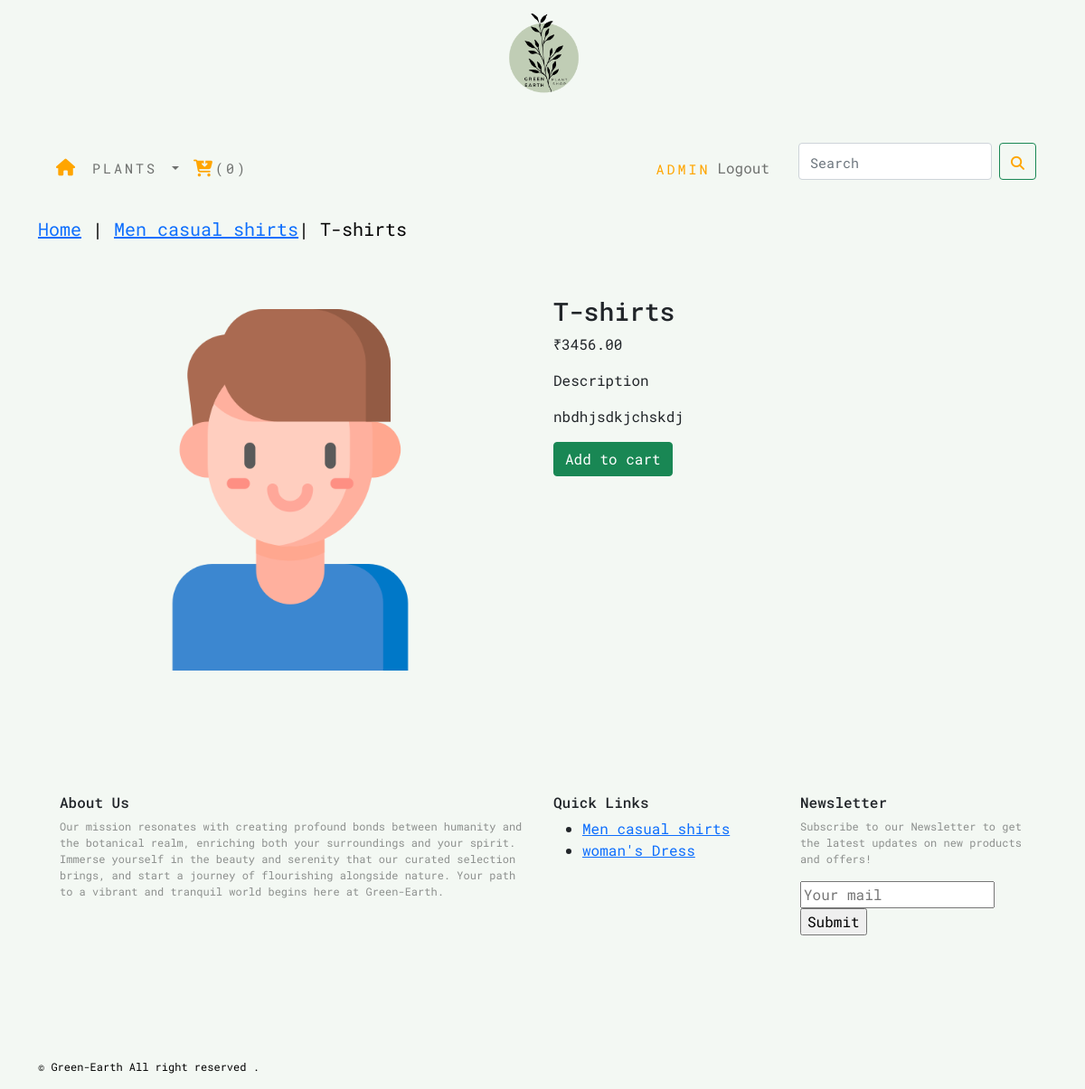
Screenshot of /shop/men-casual-shirts/t-shirts/ (signed in) with the database file from the repository.
### shop/models.py (models this page shows, shortened)
class Products(models.Model):
    name=models.CharField(max_length=250,unique=True)
    slug=models.SlugField(max_length=250,unique=True)
    description=models.TextField(blank=True)
    price=models.DecimalField(max_digits=10,decimal_places=2)
    category=models.ForeignKey(Category,on_delete=models.CASCADE)
    image=models.ImageField(upload_to='product',blank=True)
    stock=models.IntegerField()
    available=models.BooleanField(default=True)
    created=models.DateTimeField(auto_now_add=True)
    updated=models.DateField(auto_now=True)
    class Meta:
        ordering = ('name',)
        verbose_name = 'product'
        verbose_name_plural = 'products'

class Category(models.Model):
    name=models.CharField(max_length=250,unique=True)
    slug=models.SlugField(max_length=250,unique=True)
    description=models.TextField()
    image=models.ImageField(upload_to='category',blank=True)
    class Meta:
        ordering=('name',)
        verbose_name='category'
        verbose_name_plural='categories'
    def get_url(self):
        return reverse('shop:product_by_category',args=[self.slug])
    def __str__(self):
        return '{}'.format(self.name)

### shop/views.py (the view)
# urls.py: path('<slug:c_slug>/<slug:product_slug>/', views.prodDetail, name='prodcatDetail'),
def prodDetail(request,c_slug,product_slug):
    try:
        product=Products.objects.get(category__slug=c_slug,slug=product_slug)
    except Exception as e:
        raise e
    return render(request,'product.html',{'product':product})

### cart/context_processors.py (called while the page is built)
def counter(request):
    item_count=0
    if 'admin' in request.path:
        return {}
    else:
        try:
            cart=Cart.objects.filter(cart_id=_cart_id(request))
            cart_items=CartItem.objects.all().filter(cart=cart[:1])
            for cart_item in cart_items:
                item_count += cart_item.quantity
        except Cart.DoesNotExist:
            item_count=0
    return dict(item_count=item_count)

### cart/views.py (called while the page is built)
def _cart_id(request):
    cart=request.session.session_key
    if not cart:
        cart=request.session.create()
    return cart

### shop/context_processors.py (called while the page is built)
def menu_links(request):
    links=Category.objects.all()
    return dict(links=links)

### template/product.html (shortened to what this page needs)
{% extends 'base.html' %}
{% load static %}
{% block content %}
<div class="row custom_product">
    <div class="mx-auto">
        <p><a href="{% url 'shop:allProdCat' %}">Home</a> | <a href="{{product.category.get_url}}">{{product.category}}</a>| {{product.name}} </p>
    </div>
</div>
<div class="container"><br>
    <div class="row">
        <div class="col-12 col-sm-12 col-md-12 col-lg-6  text-center" style= padding-top:14px;">
            <div style="min-width:18rem;">
                <img src="{{product.image.url}}" alt="{{product.name}}" style="height:400px;">
            </div>
         </div>
        <div class="col-12 col-sm-12 col-md-12 col-lg-6 " style="padding-bottom:25px;">
            <div>
                <h3>{{product.name}}</h3>
                <p>₹{{product.price}}</p>
                <p>Description</p>
                <p class="text-justify">{{product.description}}</p>
                {% if product.stock <= 0 %}
                    <p><b>Out of stock </b></p>
                {% else %}
                    <a href="{% url 'cart:add_cart' product.id%}" class="btn btn-success">Add to cart</a>
                {% endif %}
            </div>
        </div>
    </div>
</div>
{% endblock %}

### template/navbar.html (shortened to what this page needs)
<nav class="navbar navbar-expand-lg navbar-light " >
  <div class="container-fluid">
    <div class="collapse navbar-collapse" id="navbarSupportedContent">
      <ul class="navbar-nav me-auto mb-2 mb-lg-0">
        <li class="nav-item">
          <a class="nav-link" href="{% url 'shop:allProdCat' %}"><i class="fa fa-home fa-lg custom_icon" aria-hidden="true"></i></a>
        </li>
        <li class="nav-item dropdown {% if 'shop' in request.path %} active{% endif %}" >
          <a class="nav-link dropdown-toggle" href="#" id="navbarDropdown" role="button" data-bs-toggle="dropdown" aria-expanded="false">
            Plants
          </a>
        </li>
        {% if item_count >= 0 %}
        <li class="nav-item">
          <a class="nav-link" href="{% url 'cart:cart_detail' %}" ><i class="fa fa-cart-arrow-down fa-lg custom_icon" aria-hidden="true"></i>({{item_count}})</a>
        </li>
        {% endif %}
      </ul>
      <ul class="navbar-nav me-4 mb-2 mb-lg-0" >
        {% if user.is_authenticated %}
        <li class="nav-item custom_icon space">{{user.username}}</li>
        <li><a href="logout" class="nav-link">Logout</a></li>
        {% else %}
        <li class="nav-item space"><a href="register" class="nav-link"><i class="fa fa-user fa-lg custom_icon" aria-hidden="true"></i></a></li>
        <li class="nav-item space" ><a href="login" class="nav-link">Login</a></li>
        {% endif %}
      </ul>
      <form class="d-flex" action="{% url 'search:SearchResult' %}" method="get">
        <input class="form-control me-2  custom_icon" type="search" placeholder="Search" name="q" aria-label="Search">
        <button class="btn btn-outline-success custom_icon" type="submit"><i class="fa fa-search " aria-hidden="true"></i></button>
      </form>
    </div>
  </div>
</nav>

### template/footer.html
<footer class="footer navbar-fixed-bottom ">
    <div class="container">
      <div class="row mx-auto">
        <div class="col-6"><h6>About Us</h6>
          <p>Our mission resonates with creating profound bonds between humanity and the botanical realm, enriching both your surroundings and your spirit. Immerse yourself in the beauty and serenity that our curated selection brings, and start a journey of flourishing alongside nature. Your path to a vibrant and tranquil world begins here at Green-Earth.</p>
        </div>
        <div class="col" ><h6>Quick Links</h6>
           <ul> {% for cat in links %}
            <li><a href="{{cat.get_url}}">{{cat.name}}</a></li>
               {% endfor %}
           </ul>
        </div>
         <div class="col" ><h6>Newsletter</h6>
           <p>Subscribe to our Newsletter to get the latest updates on new products and offers!</p>
           <input type="text" placeholder="Your mail">
           <input type="submit">
         </div>
        </div>
      </div>
      <div class="footer navbar-fixed-bottom  custom_footer" >
  <p>
    &copy; Green-Earth All right reserved .
  </p>
</div>
</footer>

### static/css/custom.css (style rules this page uses)
body { font-family: 'Roboto Mono', monospace; background-color:rgb(208, 248, 204 ); }
.nav-item { letter-spacing:0.2em; font-size:15px; text-transform: uppercase; }
.custom_icon { padding-top:10px; }
.custom_product { padding-top:15px; padding-bottom:20px; }
.custom_product .mx-auto { font-size:20px; text-decoration:none; color:black; }
.custom_icon { padding-top:10px; color:orange; font-size:15px; }
.footer { display: block; position: relative; padding-top: 136px; height:auto; width:100%; }
.footer p { font-size:12px; color:rgb(140, 143, 141); }
.custom_footer p { color:black; }

### rows the page displays
Products: category "Men casual shirts", name "T-shirts", image (picture), price "3456.00", description "nbdhjsdkjchskdj"
Category: name "Men casual shirts"
Category: name "woman's Dress"

### other values shown
{{ item_count }} "0"
{{ user.username }} "ADMIN"
